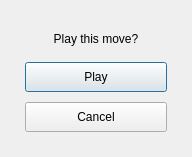
<?xml version="1.0" encoding="UTF-8"?>
<ui version="4.0">
 <class>hint_menu</class>
 <widget class="QDialog" name="hint_menu">
  <property name="geometry">
   <rect>
    <x>0</x>
    <y>0</y>
    <width>192</width>
    <height>157</height>
   </rect>
  </property>
  <property name="sizePolicy">
   <sizepolicy hsizetype="Minimum" vsizetype="Minimum">
    <horstretch>0</horstretch>
    <verstretch>0</verstretch>
   </sizepolicy>
  </property>
  <property name="windowTitle">
   <string>Dialog</string>
  </property>
  <layout class="QVBoxLayout" name="verticalLayout">
   <property name="spacing">
    <number>0</number>
   </property>
   <property name="leftMargin">
    <number>10</number>
   </property>
   <property name="topMargin">
    <number>10</number>
   </property>
   <property name="rightMargin">
    <number>10</number>
   </property>
   <property name="bottomMargin">
    <number>10</number>
   </property>
   <item>
    <widget class="QFrame" name="frame">
     <property name="frameShape">
      <enum>QFrame::NoFrame</enum>
     </property>
     <property name="frameShadow">
      <enum>QFrame::Raised</enum>
     </property>
     <layout class="QVBoxLayout" name="verticalLayout_2">
      <property name="spacing">
       <number>10</number>
      </property>
      <property name="leftMargin">
       <number>15</number>
      </property>
      <property name="topMargin">
       <number>15</number>
      </property>
      <property name="rightMargin">
       <number>15</number>
      </property>
      <property name="bottomMargin">
       <number>15</number>
      </property>
      <item>
       <widget class="QLabel" name="title">
        <property name="text">
         <string>Play this move?</string>
        </property>
        <property name="alignment">
         <set>Qt::AlignCenter</set>
        </property>
       </widget>
      </item>
      <item>
       <widget class="QFrame" name="button_container">
        <property name="frameShape">
         <enum>QFrame::NoFrame</enum>
        </property>
        <property name="frameShadow">
         <enum>QFrame::Raised</enum>
        </property>
        <layout class="QVBoxLayout" name="verticalLayout_3">
         <property name="spacing">
          <number>10</number>
         </property>
         <property name="leftMargin">
          <number>0</number>
         </property>
         <property name="topMargin">
          <number>0</number>
         </property>
         <property name="rightMargin">
          <number>0</number>
         </property>
         <property name="bottomMargin">
          <number>0</number>
         </property>
         <item>
          <widget class="QPushButton" name="play_button">
           <property name="minimumSize">
            <size>
             <width>0</width>
             <height>30</height>
            </size>
           </property>
           <property name="maximumSize">
            <size>
             <width>16777215</width>
             <height>30</height>
            </size>
           </property>
           <property name="text">
            <string>Play</string>
           </property>
          </widget>
         </item>
         <item>
          <widget class="QPushButton" name="cancel_button">
           <property name="minimumSize">
            <size>
             <width>0</width>
             <height>30</height>
            </size>
           </property>
           <property name="maximumSize">
            <size>
             <width>16777215</width>
             <height>30</height>
            </size>
           </property>
           <property name="text">
            <string>Cancel</string>
           </property>
          </widget>
         </item>
        </layout>
       </widget>
      </item>
     </layout>
    </widget>
   </item>
  </layout>
 </widget>
 <resources/>
 <connections/>
</ui>
